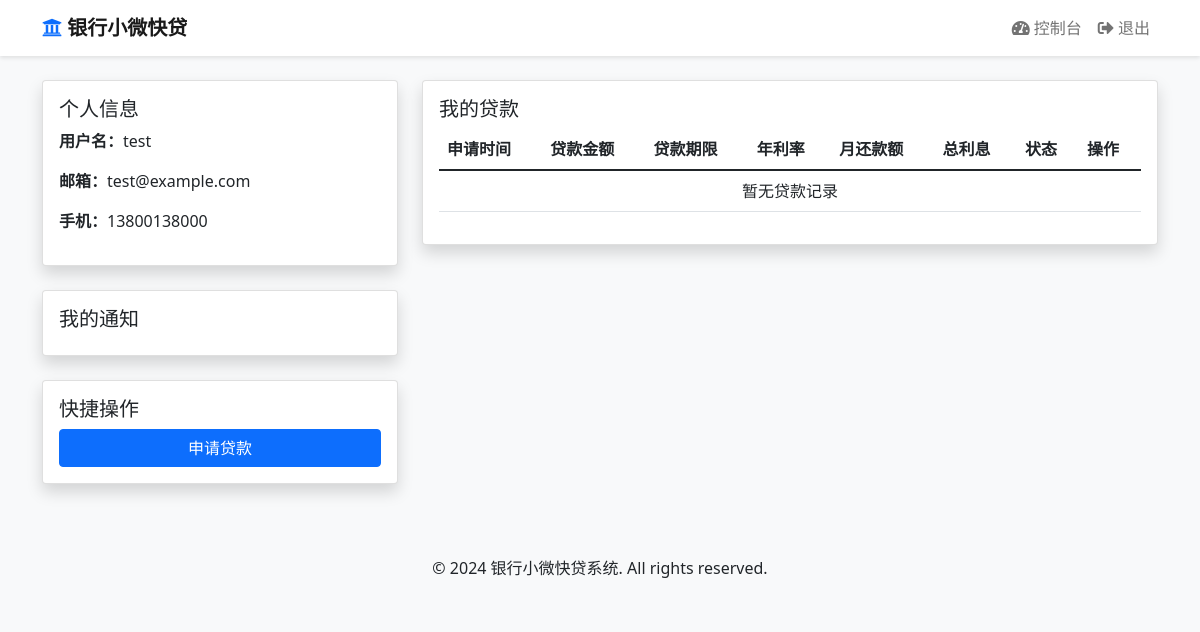
The page /dashboard (signed in) on the database as committed earlier.
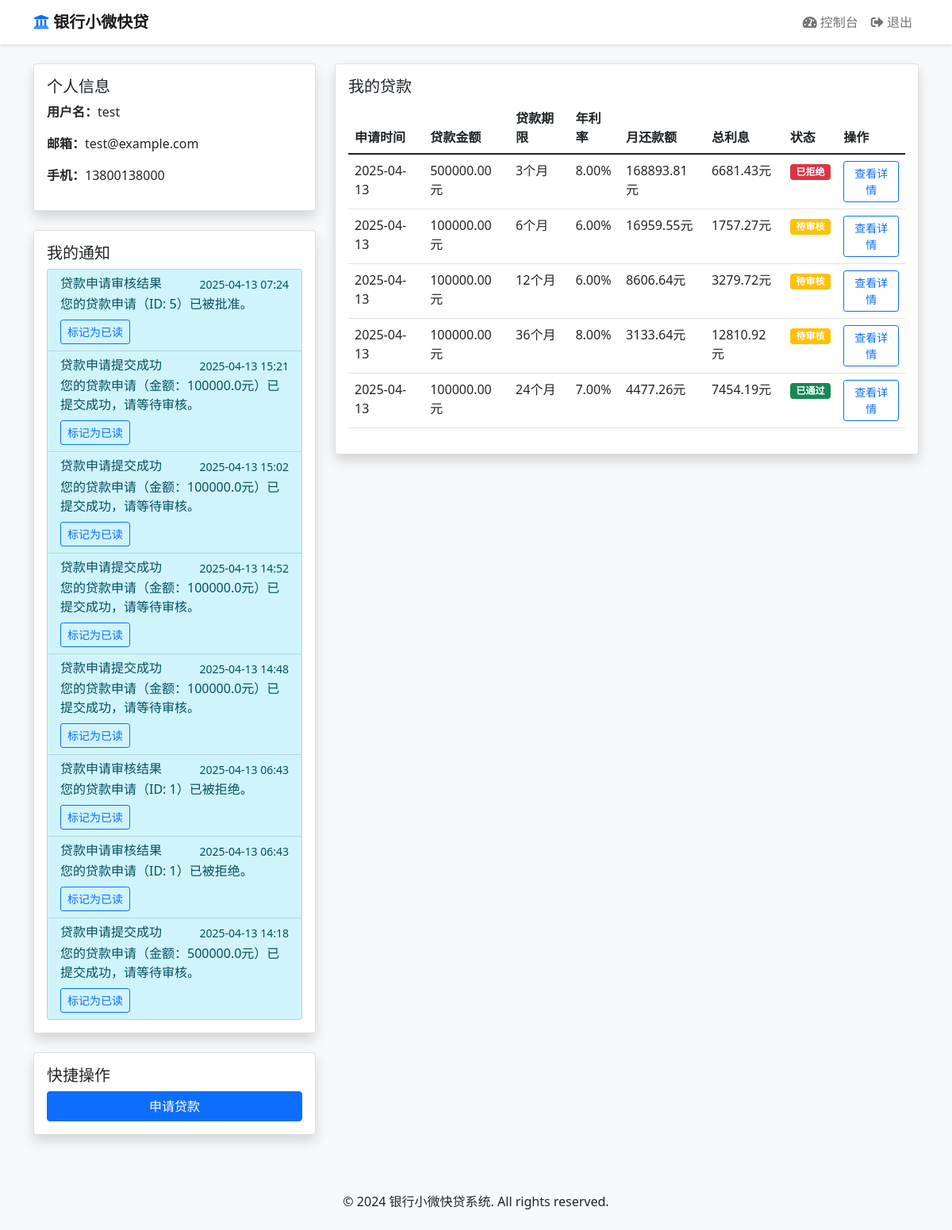
The same page on the database as committed later.
### models.py (models this page shows, shortened)
class User(UserMixin, db.Model):
    __tablename__ = 'users'
    id = db.Column(db.Integer, primary_key=True)
    username = db.Column(db.String(80), unique=True, nullable=False)
    password = db.Column(db.String(120), nullable=False)
    email = db.Column(db.String(120), unique=True, nullable=False)
    phone = db.Column(db.String(20), nullable=False)
    role = db.Column(db.String(20), nullable=False, default='user')
    created_at = db.Column(db.DateTime, default=datetime.utcnow)
    @property
    def is_authenticated(self):
        return True
    submitted_applications = db.relationship(
        'LoanApplication',
        primaryjoin='User.id==LoanApplication.user_id',
        backref='applicant',
        lazy=True
    )
    reviewed_applications = db.relationship(
        'LoanApplication',
        primaryjoin='User.id==LoanApplication.approved_by',
        backref='approver',
        lazy=True
    )
    received_notifications = db.relationship('Notification', back_populates='recipient')

class Notification(db.Model):
    __tablename__ = 'notification'
    id = db.Column(db.Integer, primary_key=True)
    user_id = db.Column(db.Integer, db.ForeignKey('users.id'), nullable=False)
    title = db.Column(db.String(100), nullable=False)
    content = db.Column(db.Text, nullable=False)
    is_read = db.Column(db.Boolean, default=False)
    created_at = db.Column(db.DateTime, nullable=False, default=datetime.utcnow)
    type = db.Column(db.String(50), nullable=True, default=None)
    recipient = db.relationship('User', back_populates='received_notifications')

class LoanApplication(db.Model):
    id = db.Column(db.Integer, primary_key=True)
    user_id = db.Column(db.Integer, db.ForeignKey('users.id'), nullable=False)
    username = db.Column(db.String(80))
    amount = db.Column(db.Float, nullable=False)
    term = db.Column(db.Integer, nullable=False)  # 贷款期限（月）
    interest_rate = db.Column(db.Float, nullable=False)  # 年利率
    monthly_payment = db.Column(db.Float, nullable=False)  # 月还款额
    total_interest = db.Column(db.Float, nullable=False)  # 总利息
    purpose = db.Column(db.String(200))  # 贷款用途
    status = db.Column(db.String(20), default='pending')  # pending, approved, rejected, completed
    created_at = db.Column(db.DateTime, default=datetime.utcnow)
    approved_at = db.Column(db.DateTime)
    approved_by = db.Column(db.Integer, db.ForeignKey('users.id'))
    risk_score = db.Column(db.Float)  # 风险评分
    risk_level = db.Column(db.String(20))  # 风险等级
    credit_report_id = db.Column(db.Integer, db.ForeignKey('credit_report.id'))
    employment_years = db.Column(db.Integer)
    age = db.Column(db.Integer)
    annual_income = db.Column(db.Float, nullable=False)
    monthly_income = db.Column(db.Float, nullable=False)
    savings_balance = db.Column(db.Float, nullable=False)
    total_assets = db.Column(db.Float, nullable=False)
    total_liabilities = db.Column(db.Float, nullable=False)
    credit_cards = db.Column(db.Integer)
    his_existing_loans = db.Column(db.Float, nullable=False) # 历史贷款
    his_monthly_debt = db.Column(db.Float, nullable=False)  # 历史月还贷额
    dependents = db.Column(db.Integer)
    employment_status = db.Column(db.String(20))
    marital_status = db.Column(db.String(20))
    education = db.Column(db.String(20))
    home_ownership = db.Column(db.String(20))
    previous_default = db.Column(db.String(20))
    recommendation = db.Column(db.String(80))  # 模型建议
    repayment_records = db.relationship('RepaymentRecord', backref='loan', lazy=True)

### app.py (the view)
    def decorated_function(*args, **kwargs):
        if not current_user.is_authenticated:
            return redirect(url_for('login'))
        return f(*args, **kwargs)

### app.py (called while the page is built)
@login_manager.user_loader
def load_user(user_id):
    return User.query.get(int(user_id))

def login_required(f):
    def decorated_function(*args, **kwargs):
        if not current_user.is_authenticated:
            return redirect(url_for('login'))
        return f(*args, **kwargs)
    decorated_function.__name__ = f.__name__
    return decorated_function

@app.route('/dashboard')
@login_required
def dashboard():
    if current_user.role == 'user':
        loans = LoanApplication.query.filter_by(user_id=current_user.id).all()
        notifications = Notification.query.filter_by(user_id=current_user.id, is_read=False).order_by(Notification.id.desc()).all()
        return render_template('user_dashboard.html', user=current_user, loans=loans, notifications=notifications)
    elif current_user.role == 'manager':
        return redirect(url_for('manager_dashboard'))
    elif current_user.role == 'president':
        return redirect(url_for('president_dashboard'))
    else:
        flash('未知的用户角色', 'danger')
        return redirect(url_for('login'))

### templates/user_dashboard.html (shortened to what this page needs)
{% extends "base.html" %}
{% block content %}
<div class="container mt-4">
    <div class="row">
        <div class="col-md-4">
            <div class="card shadow mb-4">
                <div class="card-body">
                    <h5 class="card-title">个人信息</h5>
                    <p><strong>用户名：</strong>{{ user.username }}</p>
                    <p><strong>邮箱：</strong>{{ user.email }}</p>
                    <p><strong>手机：</strong>{{ user.phone }}</p>
                </div>
            </div>
            <div class="card shadow mb-4">
                <div class="card-body">
                    <h5 class="card-title">我的通知</h5>
                    <div class="list-group">
                        {% for notification in notifications %}
                        <div class="list-group-item {% if not notification.is_read %}list-group-item-info{% endif %}">
                            <div class="d-flex w-100 justify-content-between">
                                <h6 class="mb-1">{{ notification.title }}</h6>
                                <small>{{ notification.created_at.strftime('%Y-%m-%d %H:%M') }}</small>
                            </div>
                            <p class="mb-1">{{ notification.content }}</p>
                            {% if not notification.is_read %}
                            <form method="POST" action="{{ url_for('mark_notification_read', notification_id=notification.id) }}" class="mt-2">
                                <button type="submit" class="btn btn-sm btn-outline-primary">标记为已读</button>
                            </form>
                            {% endif %}
                        </div>
                        {% endfor %}
                    </div>
                </div>
            </div>
            <div class="card shadow">
                <div class="card-body">
                    <h5 class="card-title">快捷操作</h5>
                    <div class="d-grid gap-2">
                        <a href="{{ url_for('apply_loan') }}" class="btn btn-primary">申请贷款</a>
                    </div>
                </div>
            </div>
        </div>
        <div class="col-md-8">
            <div class="card shadow">
                <div class="card-body">
                    <h5 class="card-title">我的贷款</h5>
                    <div class="table-responsive">
                        <table class="table">
                            <thead>
                                <tr>
                                    <th>申请时间</th>
                                    <th>贷款金额</th>
                                    <th>贷款期限</th>
                                    <th>年利率</th>
                                    <th>月还款额</th>
                                    <th>总利息</th>
                                    <th>状态</th>
                                    <th>操作</th>
                                </tr>
                            </thead>
                            <tbody>
                                {% if loans %}
                                    {% for loan in loans %}
                                    <tr>
                                        <td>{{ loan.created_at.strftime('%Y-%m-%d') }}</td>
                                        <td>{{ "%.2f"|format(loan.amount) }}元</td>
                                        <td>{{ loan.term }}个月</td>
                                        <td>{{ "%.2f"|format(loan.interest_rate * 100) }}%</td>
                                        <td>{{ "%.2f"|format(loan.monthly_payment) }}元</td>
                                        <td>{{ "%.2f"|format(loan.total_interest) }}元</td>
                                        <td>
                                            {% if loan.status == 'rejected' %}
                                                <span class="badge bg-danger">已拒绝</span>
                                            {% elif loan.status == 'approved' %}
                                                <span class="badge bg-success">已通过</span>
                                            {% else %}
                                                <span class="badge bg-warning">待审核</span>
                                            {% endif %}
                                        </td>
                                        <td>
                                            <a href="{{ url_for('loan_detail', loan_id=loan.id) }}" class="btn btn-sm btn-outline-primary">查看详情</a>
                                        </td>
                                    </tr>
                                    {% endfor %}
                                {% else %}
                                    <tr>
                                        <td colspan="8" class="text-center">暂无贷款记录</td>
                                    </tr>
                                {% endif %}
                            </tbody>
                        </table>
                    </div>
                </div>
            </div>
        </div>
    </div>
</div>
{% endblock %}

### templates/base.html (shortened to what this page needs)
<!DOCTYPE html>
<html lang="zh-CN">
<head>
    <link href="https://cdn.jsdelivr.net/npm/bootstrap@5.1.3/dist/css/bootstrap.min.css" rel="stylesheet">
    <link href="https://cdnjs.cloudflare.com/ajax/libs/font-awesome/5.15.4/css/all.min.css" rel="stylesheet">
</head>
<body>
    <nav class="navbar navbar-expand-lg navbar-light bg-white">
        <div class="container">
            <a class="navbar-brand" href="{{ url_for('index') }}">
                <i class="fas fa-university text-primary"></i> 银行小微快贷
            </a>
            <div class="collapse navbar-collapse" id="navbarNav">
                <ul class="navbar-nav ms-auto">
                    {% if current_user.is_authenticated %}
                        <li class="nav-item">
                            <a class="nav-link" href="{{ url_for('dashboard') }}">
                                <i class="fas fa-tachometer-alt"></i> 控制台
                            </a>
                        </li>
                        <li class="nav-item">
                            <a class="nav-link" href="{{ url_for('logout') }}">
                                <i class="fas fa-sign-out-alt"></i> 退出
                            </a>
                        </li>
                    {% endif %}
                </ul>
            </div>
        </div>
    </nav>
    <main>
        {% block content %}{% endblock %}
    </main>
    <footer class="bg-light mt-5 py-4">
        <div class="container text-center">
            <p class="mb-0">&copy; 2024 银行小微快贷系统. All rights reserved.</p>
        </div>
    </footer>
</body>
</html>

### templates/base.html (style rules this page uses)
body { background-color: #f8f9fa; }
.navbar { box-shadow: 0 2px 4px rgba(0,0,0,.1); }
.card { box-shadow: 0 2px 4px rgba(0,0,0,.05); transition: transform 0.2s; }
.navbar-brand { font-weight: bold; }

Rows that differ between the two databases and show on the page:
added Notification: title "贷款申请审核结果", created_at "2025-04-13 07:24", content "您的贷款申请（ID: 5）已被批准。"
added Notification: title "贷款申请提交成功", created_at "2025-04-13 15:21", content "您的贷款申请（金额：100000.0元）已提交成功，请等待审核。"
added Notification: title "贷款申请提交成功", created_at "2025-04-13 15:02", content "您的贷款申请（金额：100000.0元）已提交成功，请等待审核。"
added Notification: title "贷款申请提交成功", created_at "2025-04-13 14:52", content "您的贷款申请（金额：100000.0元）已提交成功，请等待审核。"
added Notification: title "贷款申请提交成功", created_at "2025-04-13 14:48", content "您的贷款申请（金额：100000.0元）已提交成功，请等待审核。"
added Notification: title "贷款申请审核结果", created_at "2025-04-13 06:43", content "您的贷款申请（ID: 1）已被拒绝。"
added Notification: title "贷款申请审核结果", created_at "2025-04-13 06:43", content "您的贷款申请（ID: 1）已被拒绝。"
added Notification: title "贷款申请提交成功", created_at "2025-04-13 14:18", content "您的贷款申请（金额：500000.0元）已提交成功，请等待审核。"
added LoanApplication: created_at "2025-04-13", amount "500000.00", term "3", loan.interest_rate*100 "8.00", monthly_payment "168893.81", total_interest "6681.43", status "已拒绝"
added LoanApplication: created_at "2025-04-13", amount "100000.00", term "6", loan.interest_rate*100 "6.00", monthly_payment "16959.55", total_interest "1757.27", status "待审核"
added LoanApplication: created_at "2025-04-13", amount "100000.00", term "12", loan.interest_rate*100 "6.00", monthly_payment "8606.64", total_interest "3279.72", status "待审核"
added LoanApplication: created_at "2025-04-13", amount "100000.00", term "36", loan.interest_rate*100 "8.00", monthly_payment "3133.64", total_interest "12810.92", status "待审核"
added LoanApplication: created_at "2025-04-13", amount "100000.00", term "24", loan.interest_rate*100 "7.00", monthly_payment "4477.26", total_interest "7454.19", status "已通过"
Other text that changed with them:
text no longer shown: "暂无贷款记录"
